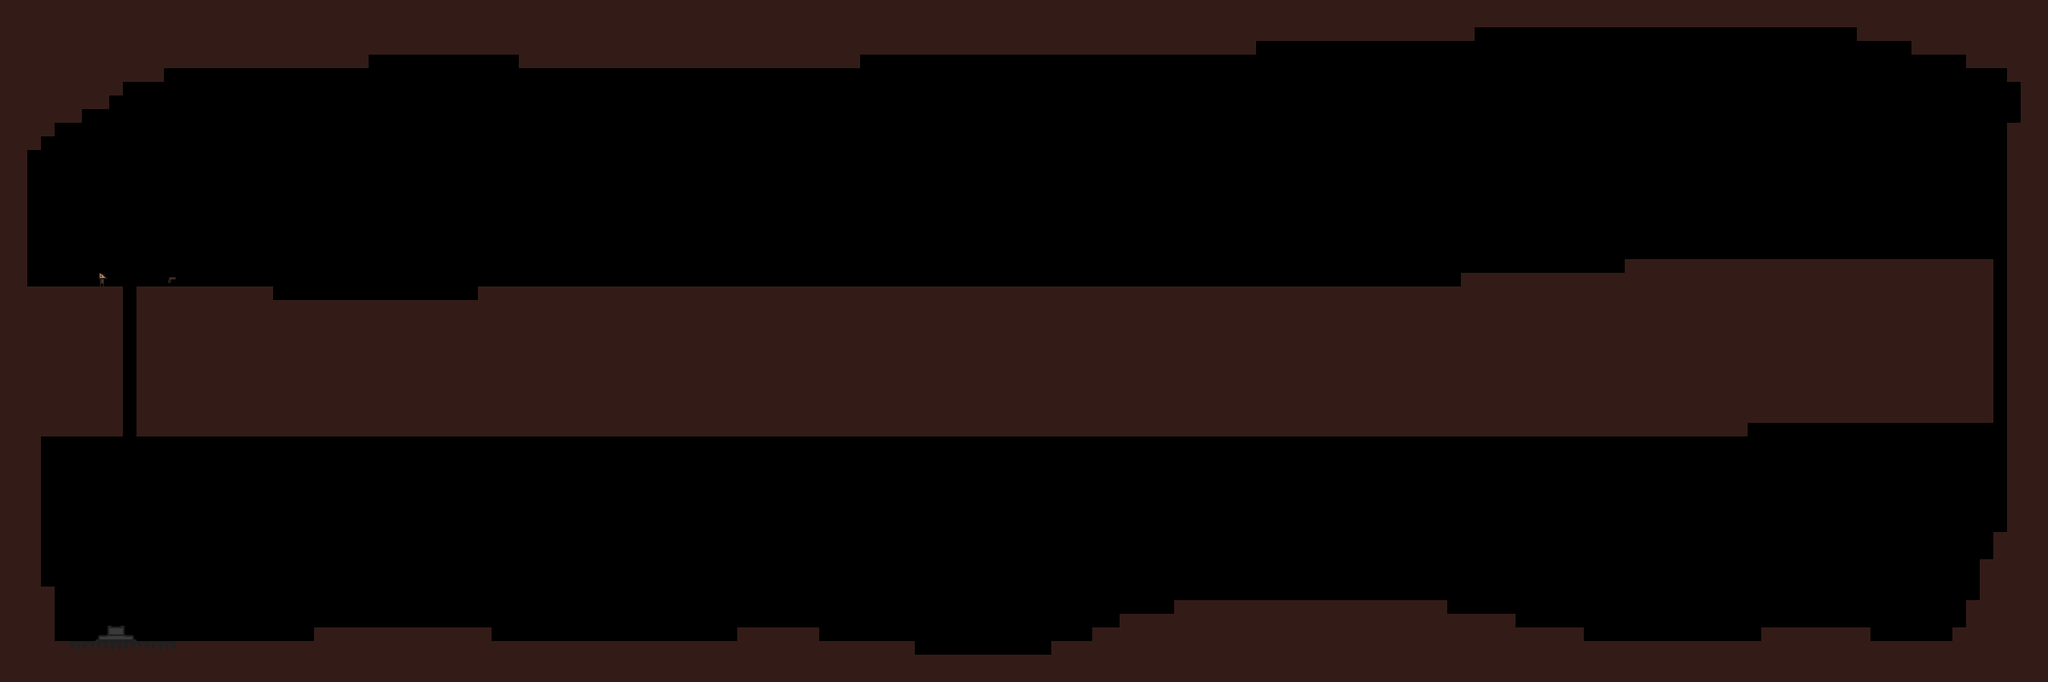

Tiled map render using the project's own tile images. Description and the map definition, with tile-layer contents summarised, below:
An orthogonal 150x50 tile map with 16x16 px tiles, 1 tile layer (Tile Layer 1).

<map version="1.10" tiledversion="1.11.1" orientation="orthogonal" renderorder="right-down" width="150" height="50" tilewidth="16" tileheight="16" infinite="0" nextlayerid="2" nextobjectid="1">
 <tileset firstgid="1" source="tiles.tsx" />
 <layer id="1" name="Tile Layer 1" width="150" height="50">
  <data>[7500 cells, 3022 non-empty, 11 distinct tile ids]</data>
 </layer>
</map>
